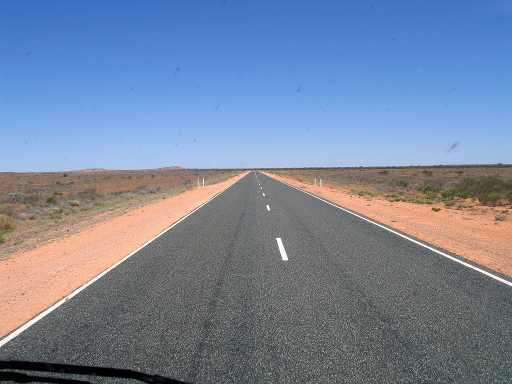
#> input picture hw2/data/img02.jpg, 512 x 384 px; its folder holds only this picture in this run
$ python HW2_HoughTransform.py
#> lines starting #> are read from the running program, lines starting #| are printed output that depends on the picture; after the words box and inside, x2 and y2 are one past the last pixel; in counts of white or black regions, pixels touching at a corner belong together
import os
import math
import glob
import numpy as np
from PIL import Image, ImageDraw

# parameters

datadir = './data'
resultdir ='./results'

# you can calibrate these parameters
sigma = 2
highThreshold = 0.12
lowThreshold = 0.02
rhoRes = 1
thetaRes = math.pi/180  # math.pi/180 radian = 1 degree
nLines = 20


def ConvFilter(Igs, G):
    # TODO ...
    """
    Args:
        Igs: grayscale image (2D numpy array)
        G: convolution filter (2D numpy array)

    Returns:
        Iconv: convolved image (Igs convolved with G) of the same size as Igs
    """
    Igs_height, Igs_width = Igs.shape
    G_height, G_width = G.shape

    # Replication Padding
    pad_r, pad_c = G_height // 2, G_width // 2  # top/bottom padding; left/right padding
    Ipadded = np.concatenate((np.tile(Igs[0], (pad_r, 1)), Igs), axis=0)  # padding_top
    Ipadded = np.concatenate((Ipadded, np.tile(Igs[-1], (pad_r, 1))), axis=0)  # padding_bottom
    sliced_col = np.expand_dims(Ipadded[:, 0], axis=1)  # expand sliced column from 1D to 2D
    Ipadded = np.concatenate((np.tile(sliced_col, (1, pad_c)), Ipadded), axis=1)  # padding_left
    sliced_col = np.expand_dims(Ipadded[:, -1], axis=1)  # expand sliced column from 1D to 2D
    Ipadded = np.concatenate((Ipadded, np.tile(sliced_col, (1, pad_c))), axis=1)  # padding_right

    # Convolution
    G = np.fliplr(np.flipud(G))  # flip the kernel in both horizontal and vertical direction
    Iconv = np.zeros_like(Igs)

    for i in range(Igs_height):
        for j in range(Igs_width):
            patch = Ipadded[i:i + G_height, j:j + G_width]
            Iconv[i, j] = np.sum(np.multiply(patch, G))

    return Iconv


def EdgeDetection(Igs, sigma, highThreshold, lowThreshold):
    # TODO ...
    """
    Args:
        Igs: grayscale image
        sigma: standard deviation of the Gaussian smoothing kernel to be used before edge detection
        highThreshold: constant (if an edge pixel's gradient magnitude is higher than this value, it is marked as a strong edge pixel)
        lowThreshold: constant (if an edge pixel's gradient magnitude is lower than this value, it will be suppressed)
        * any edge pixels whose gradient magnitude is in between highThreshold and lowThreshold will be marked as a weak edge pixel
        * a weak edge pixel will have at least one strong edge pixel among its neighboring pixels

    Returns:
        Im: edge magnitude image
        Io: edge orientation image
        Ix, Iy: edge filter responses in the x and y directions, respectively
    """
    # 1. Smooth image with the specified Gaussian kernel
    size = int(sigma * 6) + 1 # Reference: https://en.wikipedia.org/wiki/Gaussian_blur#:~:text=Typically%2C%20an%20image,entire%20Gaussian%20distribution.
    G = np.fromfunction(lambda x, y: 1 / (2*np.pi*sigma**2) * np.exp(-1 * ((x-(size-1)/2-1)**2 + (y-(size-1)/2-1)**2) / (2*sigma**2)), (size, size))  # Reference: https://en.wikipedia.org/wiki/Canny_edge_detector#:~:text=The%20equation%20for%20a%20Gaussian%20filter%20kernel%20of%20size%20(2k%2B1)%C3%97(2k%2B1)%20is%20given%20by%3A
    G = G / np.sum(G)  # normalize Gaussian kernel
    Ig = ConvFilter(Igs, G)

    # 2. Find gradient magnitude and direction for each pixel
    sobel_x = np.array([[-1, 0, 1], [-2, 0, 2], [-1, 0, 1]], dtype=np.float64)  # Sobel (3 x 3) is the default edge operator
    Ix = ConvFilter(Ig, sobel_x)

    sobel_y = np.array([[1, 2, 1], [0, 0, 0], [-1, -2, -1]], dtype=np.float64)
    Iy = ConvFilter(Ig, sobel_y)

    Im = np.hypot(Ix, Iy)
    Io = np.arctan2(Iy, Ix)  # array of angles in radians, in the range [-pi, pi]

    '''
    Im = Im / Im.max() * 255
    image = Image.fromarray(Im).convert("L")
    image.show()
    image.save(img_name + "_magnitude_original.jpeg")
    '''

    # 3. Run non-maximum suppression: locate edges by finding zero-crossings along the edge normal directions
    # range of Im: [0, 1]
    Im_height, Im_width = Im.shape
    Im_nms = np.zeros_like(Im)
    Io_deg = np.rad2deg(Io)  # array of angles in degrees, in the range [-180., 180.]
    Io_deg[Io_deg < 0] += 180  # reduced the range to [0., 180.], to remove redundant comparison of angles

    for i in range(1, Im_height - 1):
        for j in range(1, Im_width - 1):  # point q is (i, j)
            if 0 <= Io_deg[i, j] < 22.5 or 157.5 <= Io_deg[i, j] <= 180:
                p_x, p_y = i, j - 1
                r_x, r_y = i, j + 1
            elif 22.5 <= Io_deg[i, j] < 67.5:
                p_x, p_y = i - 1, j + 1
                r_x, r_y = i + 1, j - 1
            elif 67.5 <= Io_deg[i, j] < 112.5:
                p_x, p_y = i - 1, j
                r_x, r_y = i + 1, j
            elif 112.5 <= Io_deg[i, j] < 157.5:
                p_x, p_y = i - 1, j - 1
                r_x, r_y = i + 1, j + 1

            if Im[i, j] >= max(Im[p_x, p_y], Im[r_x, r_y]):
                Im_nms[i, j] = Im[i, j]
            # else: Im_nms is already initialized with zeros
    '''
    Im_nms = Im_nms / Im_nms.max() * 255
    image = Image.fromarray(Im_nms).convert("L")
    image.show()
    image.save(img_name + "_magnitude_afterNMS.jpeg")
    '''
    Im = Im_nms  # non-maximum suppression complete; again normalize for double thresholding

    # 4. Double thresholding
    Im_dt = np.zeros_like(Im)
    strong_x, strong_y = np.where(Im >= highThreshold)
    weak_x, weak_y = np.where(np.logical_and(Im >= lowThreshold, Im < highThreshold))
    Im_dt[strong_x, strong_y] = highThreshold
    Im_dt[weak_x, weak_y] = lowThreshold

    # 5. Edge tracking by hysteresis - connect any weak edges neighboring strong edges
    dx = np.array([-1, -1, -1, 0, 1, 1, 1, 0])  # inspecting in clockwise direction, starting from the upper left neighboring pixel
    dy = np.array([-1, 0, 1, 1, 1, 0, -1, -1])
    idx = 0
    while idx < len(strong_x):
        x, y = strong_x[idx], strong_y[idx]
        for direction in range(len(dx)):
            n_x = x + dx[direction]  # neighboring pixel
            n_y = y + dy[direction]
            if 0 <= n_x < Im_height and 0 <= n_y < Im_width and Im_dt[n_x, n_y] == lowThreshold:
                Im_dt[n_x, n_y] = highThreshold
                np.append(strong_x, n_x)  # add new indices of strong edges
                np.append(strong_y, n_y)
        idx += 1
    Im_dt[Im_dt != highThreshold] = 0  # clean up remaining weak edges by setting them to zero
    Im_dt[Im_dt > 0] = 1
    '''
    Im_dt = Im_dt / Im_dt.max() * 255
    image = Image.fromarray(Im_dt).convert("L")
    image.show()
    image.save(img_name + "_magnitude_afterDT.jpeg")
    Im_dt /= 255
    '''
    Im = Im_dt  # double hysteresis-based thresholding complete

    return Im, Io, Ix, Iy


def HoughTransform(Im, rhoRes, thetaRes):
    # TODO ...
    """
    Args:
        Im: edge magnitude image
        rhoRes: resolution of the Hough transform accumulator along the rho axis (rho: distance from origin to the line)
        thetaRes:  resolution of the Hough transform accumulator along the theta axis (theta: angle from origin to the line. [-90° to 90°])

    Returns:
        H: Hough transform accumulator that contains the number of 'votes' for all the possible lines passing through the image
    """

    Im_height, Im_width = Im.shape
    Im_diagonal = int(np.ceil(np.hypot(Im_height, Im_width)))  # max value of rho
    rhos = np.arange(-Im_diagonal, Im_diagonal + 1, rhoRes)
    thetas = np.deg2rad(np.arange(-90, 90, thetaRes * 180/math.pi))  # in radian

    cos_theta, sin_theta = np.cos(thetas), np.sin(thetas)

    H = np.zeros((len(rhos), len(thetas)))
    for x in range(Im_width):  # changing notation to match the dimension of the image space
        for y in range(Im_height):
            if Im[y, x] == 1:  # point (y, x) is an edge
                for t in range(len(thetas)):
                    rho = int((x * cos_theta[t] + y * sin_theta[t]) + Im_diagonal) // rhoRes  # max value of rho is added for a positive index
                    H[rho, t] += 1  # accumulate in edge pixels

    '''
    H = H / H.max() * 255
    image = Image.fromarray(H).convert("L")
    image.show()
    image.save(img_name + "_accumulator.jpeg")
    H /= 255
    '''
    return H


def HoughLines(H, rhoRes, thetaRes, nLines):
    # TODO ...
    """
    Args:
        H: Hough transform accumulator
        rhoRes: accumulator resolution parameter
        thetaRes: accumulator resolution parameter
        nLines: number of lines to return

    Returns:
        lRho: nLines arrays that contain the rho parameter of the lines found in the image
        lTheta: nLines arrays that contain the theta parameter of the lines found in the image
        (rho and theta values for the n highest scoring cells in the Hough accumulator)
    """
    lRho, lTheta = [], []
    H_height, H_width = H.shape
    d_rho = np.array([-1, -1, -1, 0, 1, 1, 1, 0])  # inspecting in clockwise direction, starting from the upper left neighboring pixel
    d_theta = np.array([-1, 0, 1, 1, 1, 0, -1, -1])

    # cnt = 0
    for i in range(nLines):
        max_idx = np.argmax(H)  # find index of the highest vote, note that this is a linear index assuming H_copy is a flattened array
        max_vote = np.unravel_index(max_idx, H.shape)  # get the 2D index (coordinate) of the where the computed linear index points to
        rho, theta = max_vote

        for direction in range(len(d_rho)):
            n_rho = rho + d_rho[direction]  # neighbor
            n_theta = theta + d_theta[direction]
            if 0 <= n_rho < H_height and 0 <= n_theta < H_width:  # boundary check
                H[rho, theta] = 0  # suppress
        lRho.append(rho)
        lTheta.append(theta)

    lRho = np.array(lRho)
    lTheta = np.array(lTheta)  # these denote plain coordinates in the Hough space
    lTheta = np.deg2rad(lTheta * (thetaRes * 180/math.pi) - 90)  # center theta and convert into radian
    # Note: thetas = np.deg2rad(np.arange(-90, 90, thetaRes * 180/math.pi))

    return lRho, lTheta


def HoughLineSegments(lRho, lTheta, Im):
    # TODO ...
    """
    Args:
        lRho: nLines arrays that contain the rho parameter of the lines found in the image
        lTheta: nLines arrays that contain the theta parameter of the lines found in the image
        Im: edge magnitude image

    Returns:
        l: dictionary structure containing the pixel locations of the start and end points of each line segment in the image
        { index of line segment: { 'start': (x_s, y_s), 'end': (x_e, x_y) } }
    """
    Im_height, Im_width = Im.shape
    Im_diagonal = int(np.ceil(np.hypot(Im_height, Im_width)))  # max value of rho
    l = {}

    for k in range(nLines):
        # Plot one Hough line
        line = np.zeros_like(Im)
        img_line = Image.fromarray(line)
        draw = ImageDraw.Draw(img_line)
        rho, theta = lRho[k], lTheta[k]
        cos_theta, sin_theta = np.cos(theta), np.sin(theta)

        if theta != 0:
            x1 = 0
            y1 = int((rho * rhoRes - Im_diagonal - x1 * cos_theta) / sin_theta)  # reverting in the Hough line equation
            x2 = Im_width - 1
            y2 = int((rho * rhoRes - Im_diagonal - x2 * cos_theta) / sin_theta)
            draw.line([(x1, y1), (x2, y2)], fill=255, width=1)
        else:  # when sin_theta = 0, which prompts ZeroDivisionError
            x = int((rho * rhoRes - Im_diagonal) / cos_theta)  # use the other coordinate instead
            draw.line([(0, x), (Im_width - 1, x)], fill=255, width=1)

        line_x, line_y = np.nonzero(np.array(img_line))
        start_candidates, end_candidates = [], []
        end_segment = False
        for i in range(len(line_x)):
            if Im[line_x[i], line_y[i]] == 1:  # magnitude defines the object border
                if not end_segment:
                    start_candidates.append([line_y[i], line_x[i]])
                    end_segment = True
            else:  # some gap in between
                if end_segment:
                    end_candidates.append([line_y[i], line_x[i]])
                    end_segment = False
        if end_segment:  # dangling start_candidate. possibly reached the border of image!
            end_candidates.append([line_y[-1], line_x[-1]])

        # Merge short segments
        idx = 0
        max_line_gap = 11
        while idx < len(end_candidates) - 1:
            distance = math.dist(end_candidates[idx], start_candidates[idx + 1])
            if distance <= max_line_gap:
                del end_candidates[idx]
                del start_candidates[idx + 1]
            else:
                idx += 1

        # Find longest segment
        distances = []
        for i in range(len(start_candidates)):
            distance = math.dist(start_candidates[i], end_candidates[i])
            distances.append(distance)

        idx_max_length = np.argmax(distances)
        segment_dict = dict(start=tuple(start_candidates[idx_max_length]), end=tuple(end_candidates[idx_max_length]))
        l[k] = segment_dict

    return l


def main():
    # read images
    for img_path in glob.glob(datadir+'/*.jpg'):
        # load grayscale image
        img = Image.open(img_path).convert("L")
        img_original = Image.open(img_path).convert("RGB")
#> img_original is the input picture: PIL image 512x384 RGB; mean R, G, B 118.6, 133.1, 156.5
        # print(img_path)
        global img_name
        img_name = img_path[-9:-4]

        Igs = np.array(img)
        Igs = Igs / 255.  # float range in [0, 1]

        # Hough function
        Im, Io, Ix, Iy = EdgeDetection(Igs, sigma, highThreshold, lowThreshold)
#> in ConvFilter, `sliced_col = np.expand_dims(Ipadded[:, 0], axis=1)`: sliced_col = 396 values, max 0.973 at index 349, min 0 at index 369, mean 0.541
#> in ConvFilter, `Ipadded = np.concatenate((np.tile(sliced_col, (1, pad_c)), Ipadded), a..`:
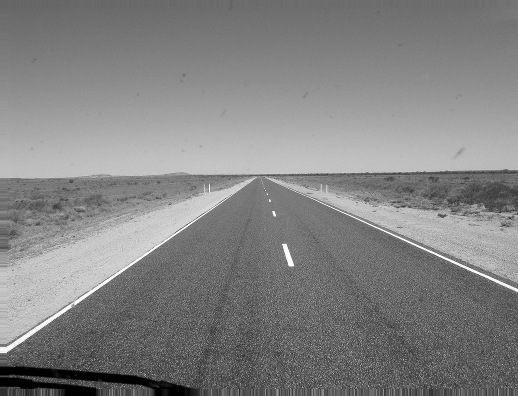
#> Ipadded: shape (396, 518) float64; min 0, max 1, mean 0.511
#> in ConvFilter, `sliced_col = np.expand_dims(Ipadded[:, -1], axis=1)`: sliced_col = 396 values, max 0.976 at index 289, min 0.239 at index 191, mean 0.504
#> in ConvFilter (call 2), `sliced_col = np.expand_dims(Ipadded[:, 0], axis=1)`: sliced_col = 386 values, max 0.878 at index 345, min 0.00854 at index 378, mean 0.548
#> in ConvFilter (call 2), `sliced_col = np.expand_dims(Ipadded[:, -1], axis=1)`: sliced_col = 386 values, max 0.719 at index 158, min 0.263 at index 188, mean 0.508
#> after the loop in ConvFilter (call 2), `for i in range(Igs_height):`:
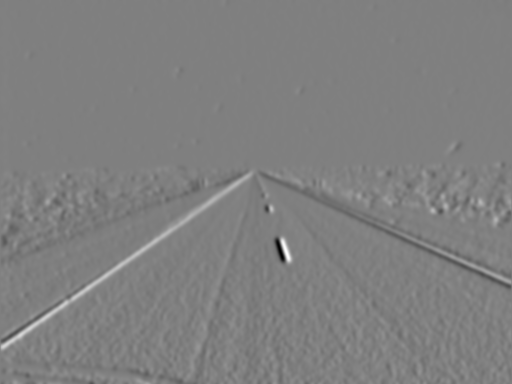
#> Iconv: shape (384, 512) float64; min -0.719, max 0.715, mean 0.00063; drawn with min black and max white
#> in ConvFilter (call 3), `sliced_col = np.expand_dims(Ipadded[:, 0], axis=1)`: sliced_col = 386 values, max 0.878 at index 345, min 0.00854 at index 378, mean 0.548
#> in ConvFilter (call 3), `sliced_col = np.expand_dims(Ipadded[:, -1], axis=1)`: sliced_col = 386 values, max 0.719 at index 158, min 0.263 at index 188, mean 0.508
#> after the loop in ConvFilter (call 3), `for i in range(Igs_height):`:
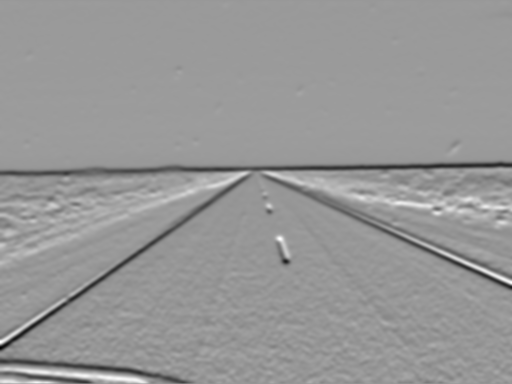
#> Iconv: shape (384, 512) float64; min -0.8, max 0.544, mean -0.00292; drawn with min black and max white
#> in EdgeDetection, `strong_x, strong_y = np.where(Im >= highThreshold)`: strong_x = 3917 values from 147 to 382; strong_y = 3917 values, max 510 at index 77, min 1 at index 463, mean 232.1
#> the loop in EdgeDetection, `while idx < len(strong_x):` made 3917 passes
#> (x, y) on passes 1 to 3: (147, 457), (147, 458), (148, 456)
#> after the loop in EdgeDetection, `while idx < len(strong_x):`: idx = 3917
#> in EdgeDetection, `Im_dt[Im_dt > 0] = 1`:
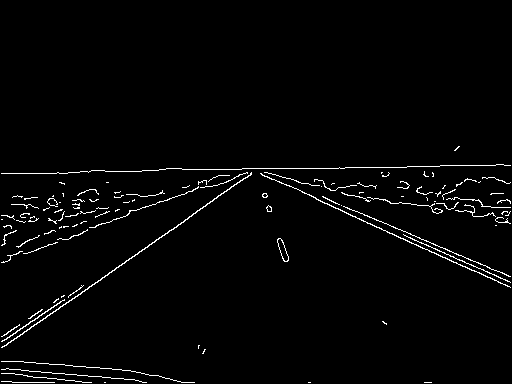
#> Im_dt: shape (384, 512) float64; values 0 (black) and 1 (white), 2.1% white in thin lines or dots, all inside (x1, y1, x2, y2) = (1, 146, 511, 383)
        H = HoughTransform(Im, rhoRes, thetaRes)
#> in HoughTransform, `Im_diagonal = int(np.ceil(np.hypot(Im_height, Im_width)))`: Im_diagonal = 640
#> in HoughTransform, `rhos = np.arange(-Im_diagonal, Im_diagonal + 1, rhoRes)`: rhos = 1281 values from -640 to 640
#> in HoughTransform, `thetas = np.deg2rad(np.arange(-90, 90, thetaRes * 180/math.pi))`: thetas = 180 values from -1.57 to 1.55
#> in HoughTransform, `cos_theta, sin_theta = np.cos(thetas), np.sin(thetas)`: cos_theta = 180 values, max 1 at index 90, min 6.12e-17 at index 0, mean 0.637; sin_theta = 180 values from -1 to 1
#> in HoughTransform, `H = np.zeros((len(rhos), len(thetas)))`: H: shape (1281, 180) float64; every value is 0
        lRho, lTheta = HoughLines(H, rhoRes, thetaRes, nLines)
#> in HoughLines, `d_rho = np.array([-1, -1, -1, 0, 1, 1, 1, 0])`: d_rho = [-1, -1, -1, 0, 1, 1, 1, 0]
#> in HoughLines, `d_theta = np.array([-1, 0, 1, 1, 1, 0, -1, -1])`: d_theta = [-1, 0, 1, 1, 1, 0, -1, -1]
#> the loop in HoughLines, `for i in range(nLines):` made 20 passes
#> (max_idx, rho, theta) on passes 1 to 12: (146519, 813, 179), (166645, 925, 145), (146339, 812, 179), (166825, 926, 145), (105324, 585, 24), (106765, 593, 25), (106945, 594, 25), (105143, 584, 23), (84960, 472, 0), (166286, 923, 146), (49145, 273, 5), (105504, 586, 24)
#> after the loop in HoughLines, `for i in range(nLines):`:
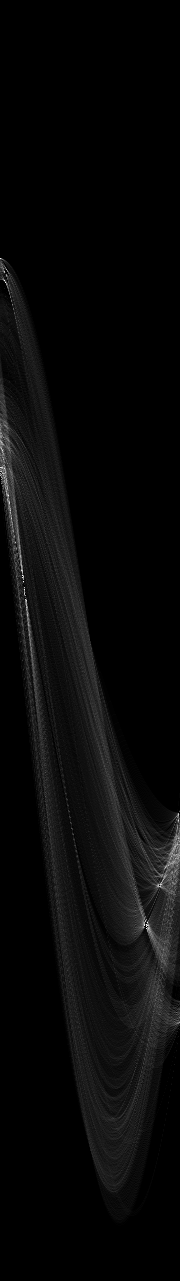
#> H: shape (1281, 180) float64; min 0, max 91, mean 3.2; drawn with min black and max white
#> after the loop in HoughLines, `for i in range(nLines):`: lRho = [813, 925, 812, 926, 585, 593, 594, 584, 472, 923, 273, 586, 585, 885, 580, 926, 926, 598, 927, 576]; lTheta = [179, 145, 179, 145, 24, 25, 25, 23, 0, 146, 5, 24, 23, 159, 23, 144, 147, 25, 146, 22]
#> in HoughLines, `lRho = np.array(lRho)`: lRho = 20 values, max 927 at index 18, min 273 at index 10, mean 704.5
#> in HoughLines, `lTheta = np.array(lTheta)`: lTheta = 20 values, max 179 at index 0, min 0 at index 8, mean 80.45
#> in HoughLines, `lTheta = np.deg2rad(lTheta * (thetaRes * 180/math.pi) - 90)`: lTheta = 20 values, max 1.55 at index 0, min -1.57 at index 8, mean -0.167

        # Plot HoughLines
        img_lines = img_original.copy()
        draw = ImageDraw.Draw(img_lines)
        Im_height, Im_width = Im.shape
#> Im_height = 384; Im_width = 512
        Im_diagonal = int(np.ceil(np.hypot(Im_height, Im_width)))  # max value of rho
#> Im_diagonal = 640

        for k in range(nLines):
            rho, theta = lRho[k], lTheta[k]
            cos_theta, sin_theta = np.cos(theta), np.sin(theta)

            if theta != 0:
                x1 = 0
                y1 = int((rho * rhoRes - Im_diagonal - x1 * cos_theta) / sin_theta)  # reverting in the Hough line equation
                x2 = Im_width - 1
                y2 = int((rho * rhoRes - Im_diagonal - x2 * cos_theta) / sin_theta)
                draw.line([(x1, y1), (x2, y2)], fill=(0, 255, 0), width=1)
            else:  # when sin_theta = 0, which prompts ZeroDivisionError
                x = int((rho * rhoRes - Im_diagonal) / cos_theta)  # use the other coordinate instead
                draw.line([(0, x), (Im_width - 1, x)], fill=(0, 255, 0), width=1)
#> this loop made 20 passes
#> (rho, theta, cos_theta, sin_theta, y1, y2) on passes 1 to 12: (813, 1.55, 0.0175, 1, 173, 164), (925, 0.96, 0.574, 0.819, 347, -9), (812, 1.55, 0.0175, 1, 172, 163), (926, 0.96, 0.574, 0.819, 349, -8), (585, -1.15, 0.407, -0.914, 60, 287), (593, -1.13, 0.423, -0.906, 51, 290), (594, -1.13, 0.423, -0.906, 50, 289), (584, -1.17, 0.391, -0.921, 60, 277), (472, -1.57, 6.12e-17, -1, 168, 168), (923, 0.977, 0.559, 0.829, 341, -3), (273, -1.48, 0.0872, -0.996, 368, 413), (586, -1.15, 0.407, -0.914, 59, 286)

        # img_lines.show()
        # img_lines.save(img_name + "_HoughLines.jpeg")

        l = HoughLineSegments(lRho, lTheta, Im)
#> the loop in HoughLineSegments, `for k in range(nLines):` made 20 passes
#> (rho, theta, cos_theta, sin_theta, y1, y2, idx_max_length, segment_dict) on passes 1 to 8: (813, 1.55, 0.0175, 1, 173, 164, 3, {'start': (339, 167), 'end': (242, 169)}), (925, 0.96, 0.574, 0.819, 347, -9, 0, {'start': (257, 168), 'end': (191, 214)}), (812, 1.55, 0.0175, 1, 172, 163, 0, {'start': (242, 168), 'end': (142, 169)}), (926, 0.96, 0.574, 0.819, 349, -8, 0, {'start': (259, 168), 'end': (5, 346)}), (585, -1.15, 0.407, -0.914, 60, 287, 1, {'start': (350, 215), 'end': (511, 287)}), (593, -1.13, 0.423, -0.906, 51, 290, 1, {'start': (302, 192), 'end': (423, 249)}), (594, -1.13, 0.423, -0.906, 50, 289, 1, {'start': (286, 184), 'end': (472, 271)}), (584, -1.17, 0.391, -0.921, 60, 277, 1, {'start': (323, 197), 'end': (510, 277)})
#> after the loop in HoughLineSegments, `for k in range(nLines):`:
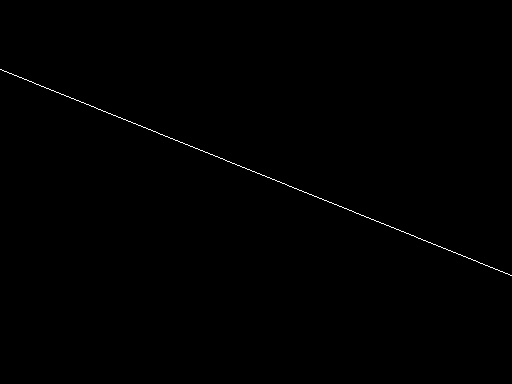
#> img_line: PIL image 512x384 F; 0.26% white in thin lines or dots, all inside (x1, y1, x2, y2) = (0, 69, 512, 276)
#> after the loop in HoughLineSegments, `for k in range(nLines):`: l = 20 items
#> l = 20 items
        # Plot Hough line segments
        img_segments = img_original.copy()
        draw = ImageDraw.Draw(img_segments)

        for k in range(nLines):
            draw.line([l[k]['start'], l[k]['end']], fill=(0, 255, 0), width=2)

        # img_segments.show()
        # img_segments.save(img_name + "_HoughLineSegments.jpeg")

        # Saves the outputs to files
        # Im, H, img_original + hough line , img_original + hough line segments
        logdir = os.path.join('results', img_name)
        if not os.path.exists(logdir):
            os.makedirs(logdir)

        Im = Im / Im.max() * 255
        image = Image.fromarray(Im).convert("L")
        image.save(os.path.join(logdir, img_name + "_Im.jpeg"))

        H = H / H.max() * 255
        image = Image.fromarray(H).convert("L")
#> image: PIL image 180x1281 L
        image.save(os.path.join(logdir, img_name + "_H.jpeg"))

        img_lines.save(os.path.join(logdir, img_name + "_HoughLines.jpeg"))

        img_segments.save(os.path.join(logdir, img_name + "_HoughLineSegments.jpeg"))
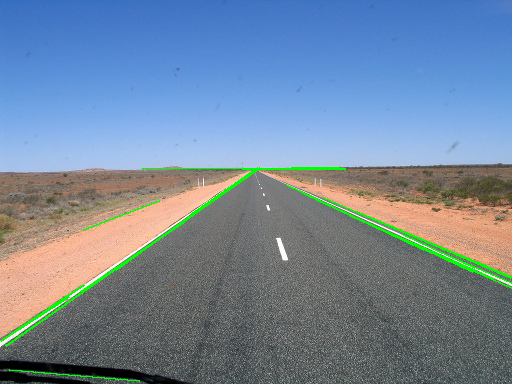
#> saved as img02_HoughLineSegments.jpeg: PIL image 512x384 RGB; mean R, G, B 116.6, 134.9, 154.6


if __name__ == '__main__':
    main()
